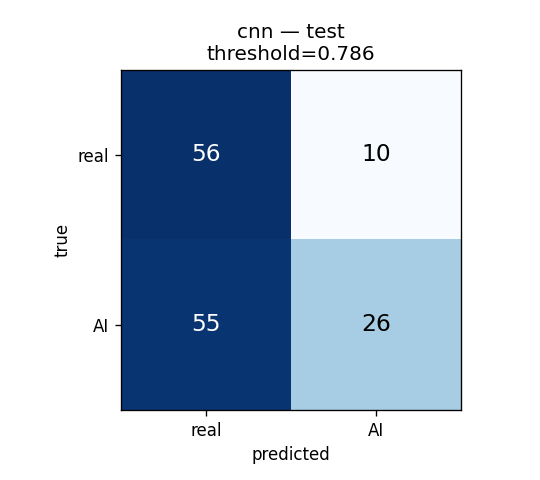
#> input picture reports/runs/cnn_autolog/confusion_matrix.png, 540 x 480 px
$ python -i preprocess.py   (imports and definitions only)
#> lines starting #> are read from the running program, lines starting #| are printed output that depends on the picture
"""The ONE preprocessing function used by training, evaluation, the model API and
the web app. Keeping it in a single place guarantees that serving sees pixels
prepared exactly like the pixels the model was trained on.

Steps: decode bytes with Pillow -> apply EXIF rotation -> first frame only
(animated GIF) -> force RGB -> centre-crop to a square -> resize to img_size
with bilinear filtering -> float32 array in [0, 255].

Model-specific scaling (e.g. MobileNetV2's [-1, 1]) lives INSIDE the Keras model
as a layer, so callers never have to remember it.
"""
import io

import numpy as np
from PIL import Image, ImageOps, UnidentifiedImageError

from visionguard.config import IMG_SIZE


class ImageDecodeError(ValueError):
    """Raised when bytes cannot be decoded as an image."""


def decode_image(raw: bytes) -> Image.Image:
    try:
        img = Image.open(io.BytesIO(raw))
#> img is the input picture: PIL image 540x480 RGBA; mean R, G, B, A 186.1, 200.2, 216.3, 255
        img.load()  # force full decode; truncated/corrupt files fail here
    except (UnidentifiedImageError, Image.DecompressionBombError, OSError, SyntaxError, ValueError) as exc:
        raise ImageDecodeError(f"cannot decode image: {exc}") from exc
    if getattr(img, "n_frames", 1) > 1:
        img.seek(0)
    img = ImageOps.exif_transpose(img)
    if img.mode != "RGB":
        # RGBA/LA/P with transparency: composite on white instead of black
        if img.mode in ("RGBA", "LA") or (img.mode == "P" and "transparency" in img.info):
            img = img.convert("RGBA")
            bg = Image.new("RGB", img.size, (255, 255, 255))
#> bg: PIL image 540x480 RGB; every value is 255
            bg.paste(img, mask=img.split()[-1])
            img = bg
        else:
            img = img.convert("RGB")
    return img


def center_crop_square(img: Image.Image) -> Image.Image:
    w, h = img.size
#> w = 540; h = 480
    side = min(w, h)
#> side = 480
    left = (w - side) // 2
#> left = 30
    top = (h - side) // 2
#> top = 0
    return img.crop((left, top, left + side, top + side))
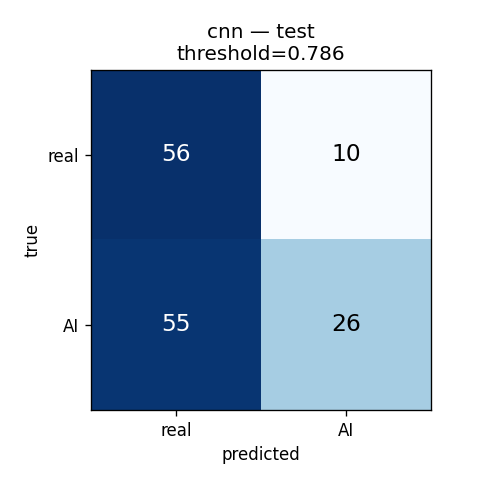
#> returned value: PIL image 480x480 RGB; mean R, G, B 177.5, 193.4, 211.4


def preprocess_pil(img: Image.Image, img_size: int = IMG_SIZE) -> np.ndarray:
    img = center_crop_square(img)
    img = img.resize((img_size, img_size), Image.BILINEAR)
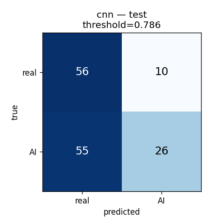
#> img: PIL image 224x224 RGB; mean R, G, B 177.5, 193.4, 211.4
    return np.asarray(img, dtype=np.float32)
#> returned value: shape (224, 224, 3) float32


def preprocess_bytes(raw: bytes, img_size: int = IMG_SIZE) -> np.ndarray:
    """bytes -> float32 array of shape (img_size, img_size, 3), values 0..255."""
    return preprocess_pil(decode_image(raw), img_size)


def preprocess_path(path, img_size: int = IMG_SIZE) -> np.ndarray:
    with open(path, "rb") as f:
        return preprocess_bytes(f.read(), img_size)

>>> result = preprocess_path('../../../reports/runs/cnn_autolog/confusion_matrix.png')

$ run again, on reports/runs/cnn_autolog/curves.png
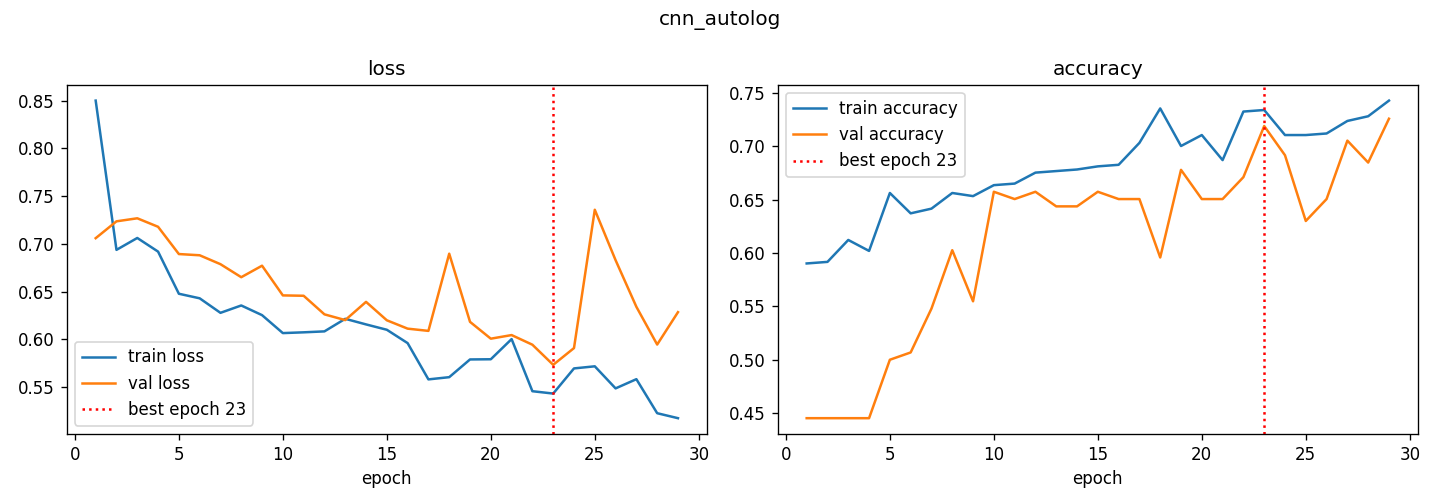
#> input picture reports/runs/cnn_autolog/curves.png, 1440 x 504 px
#> in decode_image, img is the input picture: PIL image 1440x504 RGBA; mean R, G, B, A 249.4, 248.7, 248.2, 255
#> w = 1440; h = 504
#> left = 468
#> top = 0
#> in center_crop_square, `return img.crop((left, top, left + side, top + side))`:
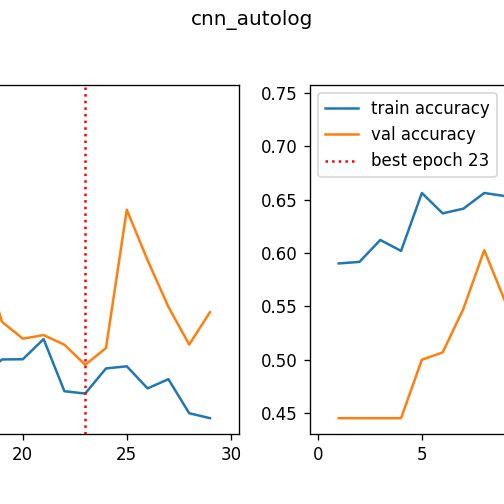
#> returned value: PIL image 504x504 RGB; mean R, G, B 248.5, 247.6, 247.1
#> in preprocess_pil, `img = img.resize((img_size, img_size), Image.BILINEAR)`:
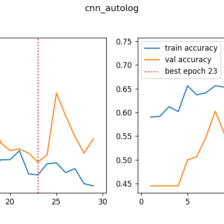
#> img: PIL image 224x224 RGB; mean R, G, B 248.5, 247.7, 247.1

$ run again, on reports/runs/cnn_autolog/roc_curve.png
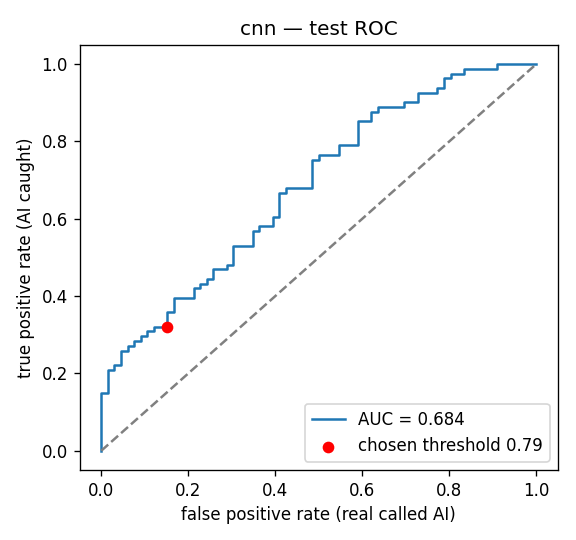
#> input picture reports/runs/cnn_autolog/roc_curve.png, 576 x 540 px
#> in decode_image, img is the input picture: PIL image 576x540 RGBA; mean R, G, B, A 247.3, 247.7, 248.1, 255
#> w = 576; h = 540
#> left = 18
#> top = 0
#> in center_crop_square, `return img.crop((left, top, left + side, top + side))`:
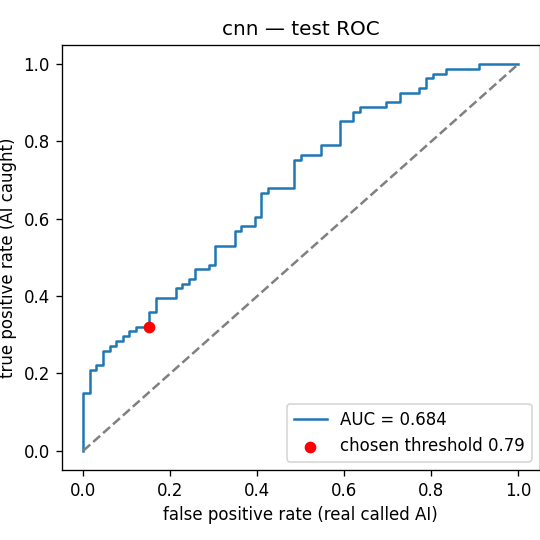
#> returned value: PIL image 540x540 RGB; mean R, G, B 247.2, 247.6, 248.1
#> in preprocess_pil, `img = img.resize((img_size, img_size), Image.BILINEAR)`:
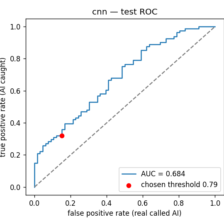
#> img: PIL image 224x224 RGB; mean R, G, B 247.2, 247.6, 248.1
